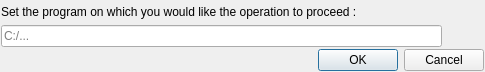
<?xml version="1.0" encoding="UTF-8"?>
<ui version="4.0">
 <class>getProgramPathDialog</class>
 <widget class="QDialog" name="getProgramPathDialog">
  <property name="geometry">
   <rect>
    <x>0</x>
    <y>0</y>
    <width>485</width>
    <height>72</height>
   </rect>
  </property>
  <property name="windowTitle">
   <string>Set the program option</string>
  </property>
  <layout class="QVBoxLayout" name="verticalLayout">
   <property name="spacing">
    <number>2</number>
   </property>
   <property name="leftMargin">
    <number>1</number>
   </property>
   <property name="topMargin">
    <number>1</number>
   </property>
   <property name="rightMargin">
    <number>1</number>
   </property>
   <property name="bottomMargin">
    <number>1</number>
   </property>
   <item>
    <widget class="QLabel" name="label">
     <property name="text">
      <string>Set the program on which you would like the operation to proceed :</string>
     </property>
    </widget>
   </item>
   <item>
    <layout class="QHBoxLayout" name="horizontalLayout_2">
     <property name="spacing">
      <number>2</number>
     </property>
     <item>
      <widget class="QLineEdit" name="lineEdit">
       <property name="placeholderText">
        <string>C:/...</string>
       </property>
      </widget>
     </item>
     <item>
      <widget class="QPushButton" name="pushButton">
       <property name="sizePolicy">
        <sizepolicy hsizetype="Fixed" vsizetype="Fixed">
         <horstretch>0</horstretch>
         <verstretch>0</verstretch>
        </sizepolicy>
       </property>
       <property name="toolTip">
        <string>Browse a directory in order to help to set the path...</string>
       </property>
       <property name="icon">
        <iconset resource="../resources.qrc">
         <normaloff>:/img/browseFolder.png</normaloff>:/img/browseFolder.png</iconset>
       </property>
       <property name="flat">
        <bool>true</bool>
       </property>
      </widget>
     </item>
    </layout>
   </item>
   <item>
    <widget class="QDialogButtonBox" name="buttonBox">
     <property name="orientation">
      <enum>Qt::Orientation::Horizontal</enum>
     </property>
     <property name="standardButtons">
      <set>QDialogButtonBox::StandardButton::Cancel|QDialogButtonBox::StandardButton::Ok</set>
     </property>
    </widget>
   </item>
  </layout>
 </widget>
 <resources>
  <include location="../resources.qrc"/>
 </resources>
 <connections>
  <connection>
   <sender>buttonBox</sender>
   <signal>accepted()</signal>
   <receiver>getProgramPathDialog</receiver>
   <slot>accept()</slot>
   <hints>
    <hint type="sourcelabel">
     <x>242</x>
     <y>58</y>
    </hint>
    <hint type="destinationlabel">
     <x>242</x>
     <y>35</y>
    </hint>
   </hints>
  </connection>
  <connection>
   <sender>buttonBox</sender>
   <signal>rejected()</signal>
   <receiver>getProgramPathDialog</receiver>
   <slot>reject()</slot>
   <hints>
    <hint type="sourcelabel">
     <x>242</x>
     <y>58</y>
    </hint>
    <hint type="destinationlabel">
     <x>242</x>
     <y>35</y>
    </hint>
   </hints>
  </connection>
 </connections>
</ui>
